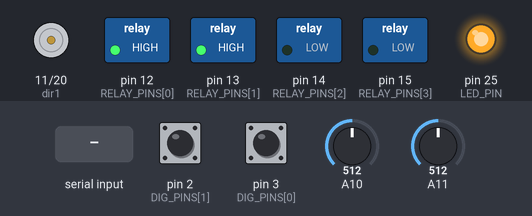
Simulated run of this sketch. Board: Arduino Mega 2560, built with avr-gcc and run on an emulated ATmega2560. Shown: motor-driver pin pairs drawn as motors (green arrow = first pin HIGH = forward, orange = second pin HIGH = backward, longer = more drive, scaled by the enable pin), switched loads named in the sketch (green lamp = pin HIGH), output pins drawn as LEDs (lit = HIGH). The test bench sets the inputs (shaded band); at power-on: pin 2 (DIG_PINS[1]) HIGH, pin 3 (DIG_PINS[0]) HIGH, A10 = 512, A11 = 512. Pins used as bus, display or sensor lines are not drawn; what the sketch prints to the serial monitor is not drawn.

Above: at 1.2 s.
1.3 s: "DATA:90\n" received over the second serial link
At 2.0 s:
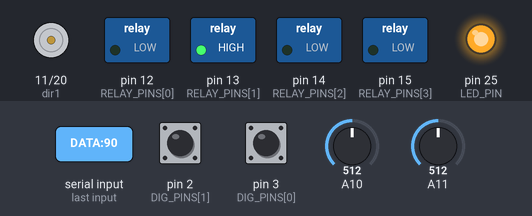
2.8 s: "DATA:90 45 200 10\n" received over the second serial link
At 3.2 s:
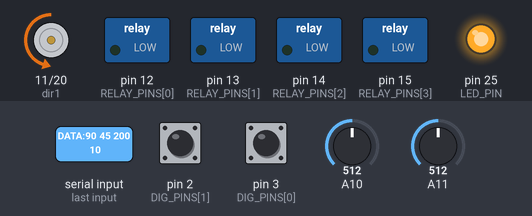
At 7.1 s:
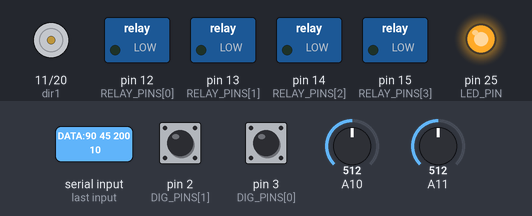
Timing chart, 0 to 8.6 s (numbered marks = the images above; inputs shaded):
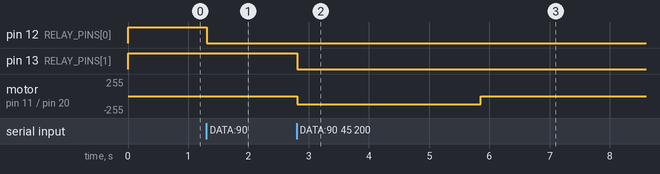

The sketch:

pico_code_mine_dispension.ino
```cpp
// -------------------- Pin definitions --------------------
constexpr uint32_t UART0_TX = 16;
constexpr uint32_t UART0_RX = 17;

constexpr uint32_t UART1_TX = 4;
constexpr uint32_t UART1_RX = 5;

constexpr uint32_t DIG_PINS[] = { 3, 2, 19, 18 };
constexpr uint32_t RELAY_PINS[] = { 12, 13, 14, 15 };

constexpr uint32_t ADC_VBAT = 26;
constexpr uint32_t ADC_IBAT = 27;

constexpr uint32_t LED_PIN = 25;

// -------------------- Power module constants --------------------
constexpr float ADC_REF_VOLT = 3.3;
constexpr float ADC_MAX = 4095.0;

constexpr float VBAT_SCALE = 18.0;
constexpr float ISENSE_ZERO = 2.5;
constexpr float ISENSE_SCALE = 0.066;
float vBat;
// -------------------- DATA values --------------------
int v1 = 0, v2 = 0, v3 = 0, v4 = 0;
int l1 = 0, l2 = 0, l3 = 0, l4 = 0;

// -------------------- Serial buffer --------------------
String serial2Line = "";

static unsigned long last_debug = 0;


long int limit_one = 0;
bool limit_one_trigger = false;

long int limit_two = 0;
bool limit_two_trigger = false;

int pwm1 = 10;
int dir1 = 11;

int pwm2 = 19;
int dir2 = 20;


// -------------------- Setup --------------------
void setup() {
  Serial.begin(57600);

  Serial1.setTX(UART0_TX);
  Serial1.setRX(UART0_RX);
  Serial1.begin(57600);

  Serial2.setTX(UART1_TX);
  Serial2.setRX(UART1_RX);
  Serial2.begin(250000);

  for (uint8_t i = 0; i < 4; i++) {
    pinMode(DIG_PINS[i], INPUT_PULLUP);
    digitalWrite(RELAY_PINS[i], LOW);
    pinMode(RELAY_PINS[i], OUTPUT);
    digitalWrite(RELAY_PINS[i], LOW);
  }

   pinMode(pwm2, OUTPUT);
  pinMode(dir2, OUTPUT);


  pinMode(pwm1, OUTPUT);
  pinMode(dir1, OUTPUT);
  // digitalWrite(10, LOW);
  // digitalWrite(11, LOW);


  pinMode(LED_PIN, OUTPUT);
  digitalWrite(LED_PIN, HIGH);

  Serial.println("Pico system ready (single-reader mode)");
}

// -------------------- Loop --------------------
void loop() {
  handleSerial2();  // ONE place reads Serial2
  readAndPrintIO();
  controlRelays();
  sendData();
}

void sendData() {

  if (millis() - last_debug > 100) {
    last_debug = millis();

    Serial2.println();
    Serial2.print("DATA:");
    Serial2.print(l3);
    Serial2.print(" ");
    Serial2.print(l2);
    Serial2.print(" ");
    Serial2.print(l1);
    Serial2.print(" ");
    Serial2.print(vBat);
    Serial2.println(" ");
  }
}

// -------------------- Serial2 handler --------------------
void handleSerial2() {
  while (Serial2.available()) {
    char c = Serial2.read();

    // Forward everything
    Serial1.write(c);

    // Line buffering
    if (c == '\n') {
      processLine(serial2Line);
      serial2Line = "";
    } else if (c != '\r') {
      serial2Line += c;
    }
  }
}

// -------------------- Line processor --------------------
void processLine(const String& line) {
  if (line.startsWith("DATA:")) {
    sscanf(line.c_str(), "DATA:%d %d %d %d", &v1, &v2, &v3, &v4);

    Serial.print("Decoded DATA: ");
    Serial.print(v1);
    Serial.print(", ");
    Serial.print(v2);
    Serial.print(", ");
    Serial.print(v3);
    Serial.print(", ");
    Serial.println(v4);
  }
}

// -------------------- IO + Power print --------------------
void readAndPrintIO() {
  l1 = digitalRead(DIG_PINS[3]);
  l2 = digitalRead(DIG_PINS[2]);
  l3 = digitalRead(DIG_PINS[1]);
  l4 = digitalRead(DIG_PINS[0]);


  int adcV = analogRead(ADC_VBAT);
  int adcI = analogRead(ADC_IBAT);

  float vSense = (adcV * ADC_REF_VOLT) / ADC_MAX;
  float iSense = (adcI * ADC_REF_VOLT) / ADC_MAX;

  vBat = vSense * VBAT_SCALE;
  float iBat = (iSense - ISENSE_ZERO) / ISENSE_SCALE;

  // Serial.print("| VBAT:");
  // Serial.print(vBat, 2);
  // Serial.print("V IBAT:");
  Serial.print(millis() - limit_one);
  Serial.print("A ");
  Serial.print(millis() - limit_two);
  Serial.print("A ");

  Serial.print("| DATA:");
  Serial.print(v4);
  Serial.print(",");
  Serial.print(v3);
  Serial.print(",");
  Serial.print(l3);
  Serial.print(",");
  Serial.println(l4);
}

// -------------------- Relay control --------------------
void controlRelays() {
  digitalWrite(RELAY_PINS[0], v1 == 0 ? HIGH : LOW);
  digitalWrite(RELAY_PINS[1], v2 == 0 ? HIGH : LOW);
  //digitalWrite(RELAY_PINS[2],v3 == 0 ? HIGH : LOW);
  //digitalWrite(RELAY_PINS[3],v4 == 1 ? HIGH : LOW);

  if (v4 == 0) {
    digitalWrite(pwm1, LOW);
    digitalWrite(dir1, LOW);
    limit_one = millis();

  } else if (v4 == 1) {

    if (l4 == 0 || limit_one_trigger == true) {
      //limit_one_trigger = true;
      digitalWrite(pwm1, LOW);
      digitalWrite(dir1, LOW);
    } else {

      analogWrite(pwm1, 120);
      digitalWrite(dir1, HIGH);
    }
    limit_one = millis();


  } else {

    limit_one_trigger = false;
    if (millis() - limit_one < 3050) {
      analogWrite(pwm1, 120);
      digitalWrite(dir1, LOW);
    } else {
      digitalWrite(pwm1, LOW);
      digitalWrite(dir1, LOW);
    }
  }


  if (v3 == 0) {
    digitalWrite(pwm2, LOW);
    digitalWrite(dir2, LOW);
    limit_two = millis();

  } else if (v3 == 2) {

    if (l3 == 0 || limit_two_trigger == true) {
      limit_two_trigger = true;
      digitalWrite(pwm2, LOW);
      digitalWrite(dir2, LOW);
    } else {

      analogWrite(pwm2, 120);
      digitalWrite(dir2, LOW);
    }
    limit_two = millis();


  } else {

    limit_two_trigger = false;
    if (millis() - limit_two < 3050) {
      analogWrite(pwm2, 120);
      digitalWrite(dir2, HIGH);
    } else {
      digitalWrite(pwm2, LOW);
      digitalWrite(dir2, LOW);
    }
  }
}
```

decode_message.ino
```cpp

```

Measured:
- after the input at 1.3 s, pin 12 (RELAY_PINS[0]): HIGH → LOW at once
- after the input at 2.8 s, pin 13 (RELAY_PINS[1]): HIGH → LOW at once; motor on pin 11 (dir1) / pin 20 (dir2): stopped → backward 120/255 at once, → stopped 3.0 s later
